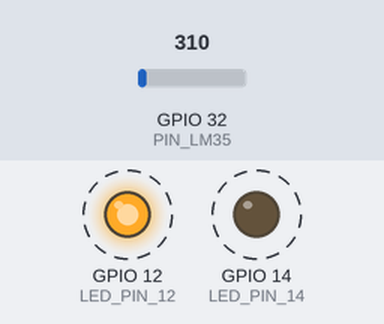
Simulated run of this sketch. Board: ESP32. Shown: output pins drawn as LEDs (lit = HIGH). Dashed ring = blinking. The inputs (shaded band) are chosen by the test bench; at power-on: GPIO 32 (PIN_LM35) = 310. What the sketch prints to the serial monitor is not drawn.

Above: at 0.2 s.
Timing chart, 0 to 3.0 s (numbered marks = the images above):
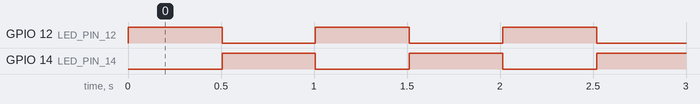

Measured:
- by itself, GPIO 12 (LED_PIN_12): alternates HIGH for 0.51 s and LOW for 0.50 s
- by itself, GPIO 14 (LED_PIN_14): alternates HIGH for 0.50 s and LOW for 0.51 s

The sketch:

TEST_led_lm35.ino.ino
```cpp
#define ADC_VREF_mV 3300.0
#define ADC_RESOLUTION 4096.0
#define PIN_LM35 32
#define LED_PIN_12 12
#define LED_PIN_14 14

void setup() {
  Serial.begin(9600);
  pinMode(LED_PIN_12, OUTPUT);
  pinMode(LED_PIN_14, OUTPUT);
}

void loop() {
  int adcVal = analogRead(PIN_LM35);
  float milliVolt = adcVal * (ADC_VREF_mV / ADC_RESOLUTION);
  float tempC = milliVolt / 5;///milliVolt / 10;

  // Check if the temperature in Celsius is 0 (indicating a possible issue)
  if (tempC == 0) {
    Serial.println("Reading is invalid (check connection)");
  } else {
    float tempF = tempC * 9 / 5 + 32;

    Serial.print("Temperature: ");
    Serial.print(tempC);
    Serial.println("°C");
    Serial.print("Temperature: ");
    Serial.print(tempF);
    Serial.println("°F");
  }

  // Blink LEDs in 1-second cycles
  digitalWrite(LED_PIN_12, HIGH);  // Turn LED on pin 12 ON
  digitalWrite(LED_PIN_14, LOW);   // Turn LED on pin 14 OFF
  Serial.println("LED 12 ON, LED 14 OFF");
  delay(500);  // Wait for 500ms

  digitalWrite(LED_PIN_12, LOW);   // Turn LED on pin 12 OFF
  digitalWrite(LED_PIN_14, HIGH);  // Turn LED on pin 14 ON
  Serial.println("LED 12 OFF, LED 14 ON");
  delay(500);  // Wait for 500ms
}
```
